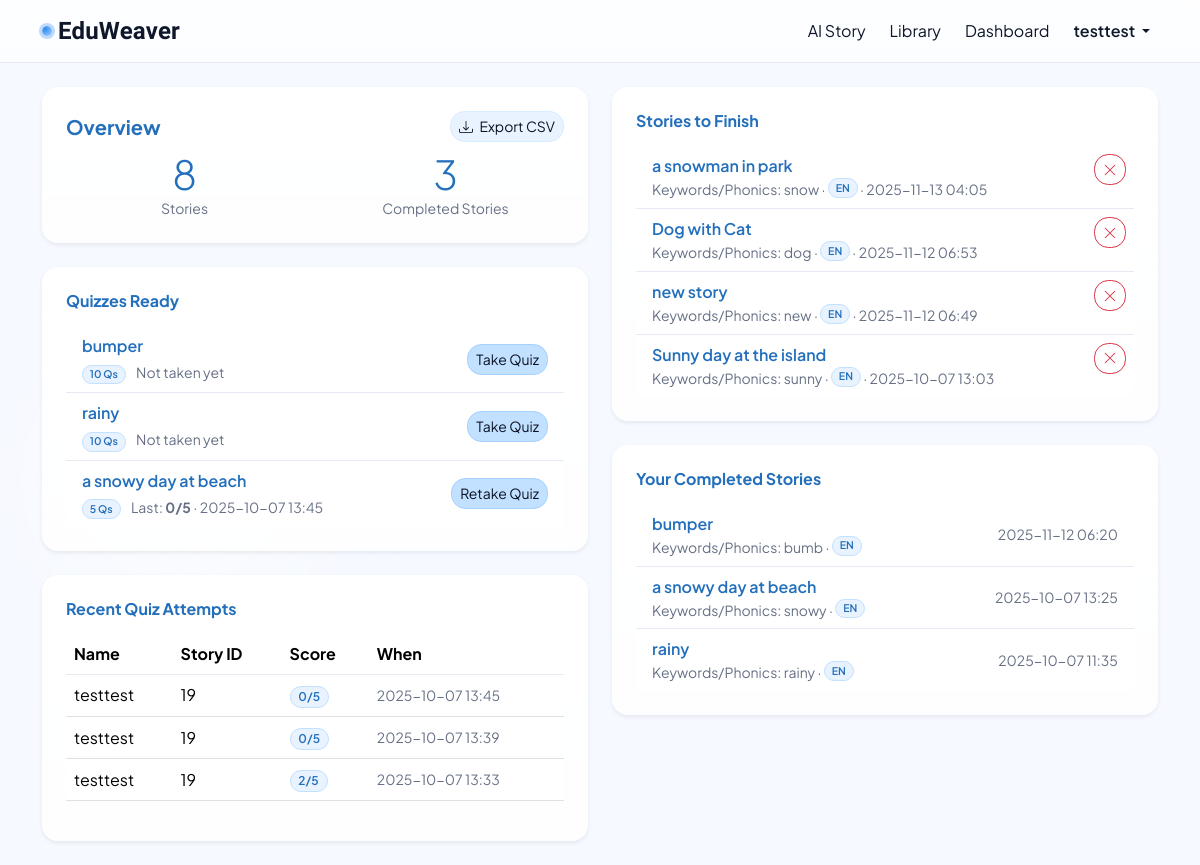
The page /dashboard (signed in) on the database as committed earlier.
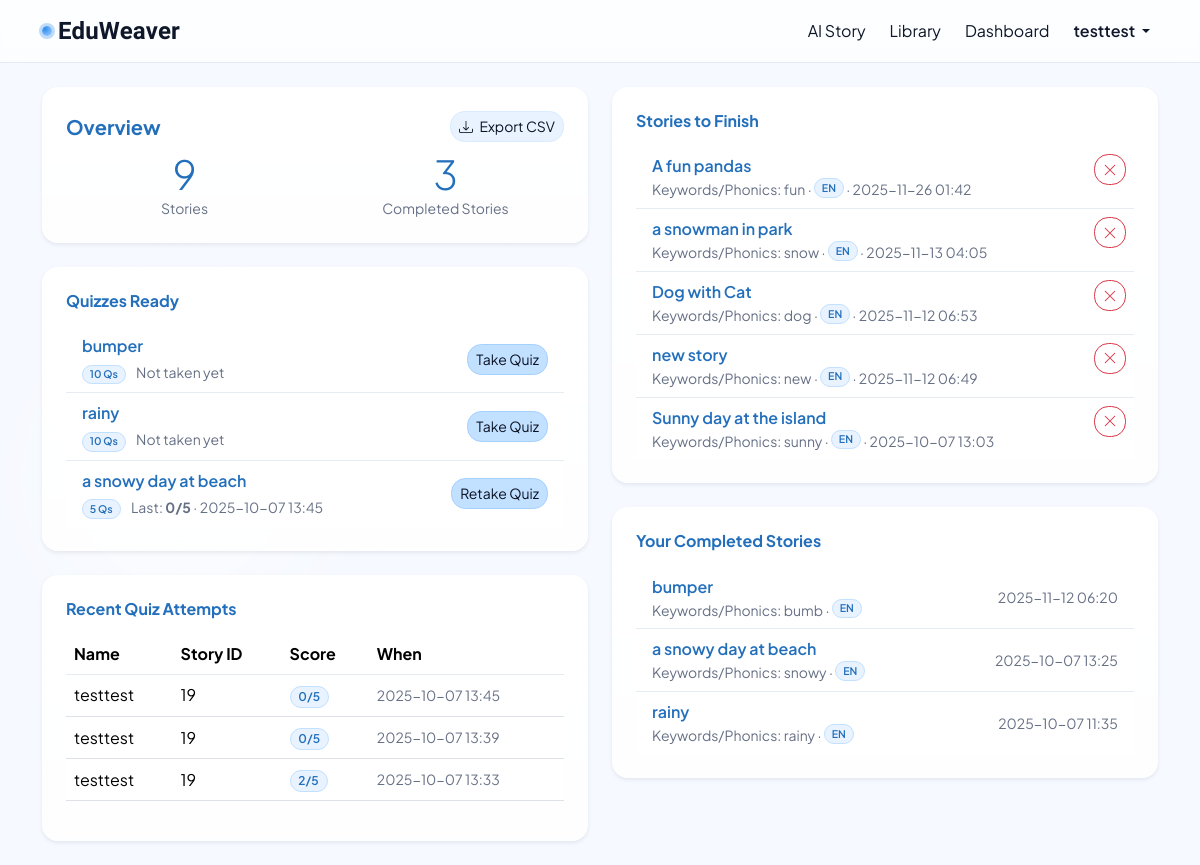
The same page on the database as committed later.
### tables this page shows
CREATE TABLE stories (
            id INTEGER PRIMARY KEY AUTOINCREMENT,
            title TEXT NOT NULL,
            slug TEXT NOT NULL UNIQUE,
            prompt TEXT NOT NULL,
            language TEXT DEFAULT 'en',
            level TEXT DEFAULT 'phonics',
            content TEXT NOT NULL,
            visuals TEXT,
            created_at TEXT DEFAULT (DATETIME('now')),
            author_name TEXT DEFAULT 'guest'
        );

CREATE TABLE quiz_attempts (
            id INTEGER PRIMARY KEY AUTOINCREMENT,
            story_id INTEGER NOT NULL,
            taker_name TEXT DEFAULT 'guest',
            score INTEGER DEFAULT 0,
            total INTEGER DEFAULT 0,
            detail_json TEXT,
            created_at TEXT DEFAULT (DATETIME('now')),
            FOREIGN KEY (story_id) REFERENCES stories(id) ON DELETE CASCADE
        );

CREATE TABLE finish_drafts (
            id INTEGER PRIMARY KEY AUTOINCREMENT,
            seed_prompt TEXT NOT NULL,
            partial_text TEXT NOT NULL,
            learner_name TEXT DEFAULT 'guest',
            completion_text TEXT,
            language TEXT DEFAULT 'en',
            created_at TEXT DEFAULT (DATETIME('now'))
        , visual_url TEXT);

### app.py (the view)
@app.get("/dashboard")
@login_required
def dashboard():
    db = get_db()
    learner = g.current_user["username"]
    story_count = db.execute(
        "SELECT COUNT(*) AS c FROM stories WHERE author_name = ?",
        (learner,)
    ).fetchone()["c"]
    completed_count = db.execute(
        """
        SELECT COUNT(*) AS c
        FROM finish_drafts
        WHERE learner_name = ?
          AND completion_text IS NOT NULL
          AND TRIM(completion_text) <> ''
        """,
        (learner,)
    ).fetchone()["c"]
    unfinished_drafts = db.execute(
        """
        SELECT
          fd.id,
          fd.seed_prompt,
          fd.created_at,
          fd.language,
          (
            SELECT s.title
            FROM stories s
            WHERE s.prompt = fd.seed_prompt
              AND s.author_name = fd.learner_name
              AND s.language = fd.language
            ORDER BY datetime(s.created_at) DESC
            LIMIT 1
          ) AS story_title
        FROM finish_drafts fd
        WHERE fd.learner_name = ?
          AND (fd.completion_text IS NULL OR TRIM(fd.completion_text) = '')
        ORDER BY datetime(fd.created_at) DESC
        LIMIT 25
        """,
        (learner,)
    ).fetchall()
    completed_drafts = db.execute(
        """
        SELECT
          fd.id,
          fd.seed_prompt,
          fd.created_at,
          fd.language,
          (
            SELECT s.title
            FROM stories s
            WHERE s.prompt = fd.seed_prompt
              AND s.author_name = fd.learner_name
              AND s.language = fd.language
            ORDER BY datetime(s.created_at) DESC
            LIMIT 1
          ) AS story_title
        FROM finish_drafts fd
        WHERE fd.learner_name = ?
          AND fd.completion_text IS NOT NULL
          AND TRIM(completion_text) <> ''
        ORDER BY datetime(fd.created_at) DESC
        LIMIT 25
        """,
        (learner,)
    ).fetchall()
    attempts = db.execute(
        """
        SELECT * FROM quiz_attempts
        WHERE taker_name = ?
        ORDER BY datetime(created_at) DESC
        LIMIT 25
        """,
        (learner,)
    ).fetchall()
    quizzes_ready = db.execute(
        """
        SELECT
          s.id,
          s.title,
          s.slug,
          s.created_at,
          (SELECT COUNT(*) FROM quiz_questions qq WHERE qq.story_id = s.id) AS qcount,
          (SELECT qa.score
             FROM quiz_attempts qa
            WHERE qa.story_id = s.id AND qa.taker_name = ?
            ORDER BY datetime(qa.created_at) DESC
            LIMIT 1) AS last_score,
          (SELECT qa.total
             FROM quiz_attempts qa
            WHERE qa.story_id = s.id AND qa.taker_name = ?
            ORDER BY datetime(qa.created_at) DESC
            LIMIT 1) AS last_total,
          (SELECT qa.created_at
             FROM quiz_attempts qa
            WHERE qa.story_id = s.id AND qa.taker_name = ?
            ORDER BY datetime(qa.created_at) DESC
            LIMIT 1) AS last_when
        FROM stories s
        WHERE s.author_name = ?
          AND EXISTS (SELECT 1 FROM quiz_questions qq WHERE qq.story_id = s.id)
        ORDER BY datetime(s.created_at) DESC
        LIMIT 25
        """,
        (learner, learner, learner, learner)
    ).fetchall()
    return render_template(
        "dashboard.html",
        story_count=story_count,
        finish_count=completed_count,
        attempts=attempts,
        unfinished_drafts=unfinished_drafts,
        completed_drafts=completed_drafts,
        quizzes_ready=quizzes_ready,
    )

### app.py (called while the page is built)
def dict_factory(cursor, row):
    d = {}
    for idx, col in enumerate(cursor.description):
        d[col[0]] = row[idx]
    return d

@app.template_filter('dt')
def format_dt(value, fmt="%Y-%m-%d %H:%M"):
    if value is None:
        return ""
    if isinstance(value, datetime):
        return value.strftime(fmt)
    try:
        s = str(value).strip().replace("Z", "")
        if "." in s:
            s = s.split(".", 1)[0]
        dt = datetime.fromisoformat(s)
        return dt.strftime(fmt)
    except Exception:
        return value

def get_db():
    if "db" not in g:
        conn = sqlite3.connect(DB_PATH)
        conn.row_factory = dict_factory
        g.db = conn
    return g.db

@app.before_request
def load_current_user():
    g.current_user = None
    uid = session.get("user_id")
    if uid:
        db = get_db()
        g.current_user = db.execute("SELECT * FROM users WHERE id = ?", (uid,)).fetchone()

@app.context_processor
def inject_user():
    return {"current_user": g.get("current_user")}

### templates/dashboard.html (shortened to what the changed rows need)
{% extends "base.html" %}
{% block content %}
<div class="row g-4">
  <div class="col-lg-6">
    <div class="card border-0 shadow-sm rounded-4 lp-card-modern">
      <div class="card-body p-4">
        <div class="row text-center">
          <div class="col-6">
            <div class="display-6 lp-metric">{{ story_count }}</div>
            <div class="text-secondary small">Stories</div>
          </div>
        </div>
      </div>
    </div>
    <div class="card border-0 shadow-sm rounded-4 mt-4 lp-card-modern">
      <div class="card-body p-4">
        <ul class="list-group list-group-flush">
          {% for q in quizzes_ready %}
            <li class="list-group-item d-flex justify-content-between align-items-center lp-list-item">
              <div class="me-3">
                <a class="text-decoration-none fw-semibold lp-link" href="{{ url_for('quiz_take', slug=q.slug) }}">
                  {{ q.title }}
                </a>
                <div class="small text-secondary mt-1">
                  <span class="badge rounded-pill lp-badge-soft me-2">{{ q.qcount }} Qs</span>
                  {% if q.last_score is not none and q.last_total is not none %}
                    Last: <strong>{{ q.last_score }}/{{ q.last_total }}</strong>
                    {% if q.last_when %} · {{ q.last_when|dt("%Y-%m-%d %H:%M") }}{% endif %}
                  {% else %}
                    Not taken yet
                  {% endif %}
                </div>
              </div>
              <a class="btn btn-sm btn-sky" href="{{ url_for('quiz_take', slug=q.slug) }}">
                {% if q.last_score is not none %}Retake{% else %}Take{% endif %} Quiz
              </a>
            </li>
          {% else %}
            <li class="list-group-item text-secondary">No quizzes yet. Generate a worksheet from a story.</li>
          {% endfor %}
        </ul>
      </div>
    </div>
    <div class="card border-0 shadow-sm rounded-4 mt-4 lp-card-modern">
      <div class="card-body p-4">
        <div class="table-responsive">
          <table class="table align-middle">
            <thead class="lp-table-head">
              <tr>
                <th>Name</th>
                <th>Story ID</th>
                <th>Score</th>
                <th>When</th>
              </tr>
            </thead>
            <tbody>
              {% for a in attempts %}
                <tr>
                  <td>{{ a.taker_name }}</td>
                  <td>{{ a.story_id }}</td>
                  <td><span class="badge rounded-pill lp-badge-soft">{{ a.score }}/{{ a.total }}</span></td>
                  <td class="small text-secondary">{{ a.created_at|dt("%Y-%m-%d %H:%M") }}</td>
                </tr>
              {% else %}
                <tr><td colspan="4" class="text-secondary">No attempts yet.</td></tr>
              {% endfor %}
            </tbody>
          </table>
        </div>
      </div>
    </div>
  </div>
  <div class="col-lg-6">
    <div class="card border-0 shadow-sm rounded-4 lp-card-modern">
      <div class="card-body p-4">
        <ul class="list-group list-group-flush">
          {% for d in unfinished_drafts %}
            <li class="list-group-item position-relative lp-list-item">
              <button type="button"
                      class="btn btn-sm btn-outline-danger position-absolute top-0 end-0 m-2"
                      data-del-finish
                      data-draft-id="{{ d.id }}"
                      data-title="{{ (d.story_title or 'Untitled Story')|e }}"
                      title="Delete this draft">
                <i class="bi bi-x-lg"></i>
              </button>
              <div class="me-3 pe-4">
                <a class="text-decoration-none fw-semibold lp-link" href="{{ url_for('finish_view', draft_id=d.id) }}">
                  {{ d.story_title or 'Untitled Story' }}
                </a>
                <div class="small text-secondary">
                  Keywords/Phonics: {{ d.seed_prompt[:60] }}{% if d.seed_prompt|length > 60 %}…{% endif %}
                  · <span class="badge rounded-pill lp-badge-lang align-text-bottom">{{ d.language|upper }}</span>
                  · {{ d.created_at|dt("%Y-%m-%d %H:%M") }}
                </div>
              </div>
            </li>
          {% else %}
            <li class="list-group-item text-secondary">Nothing to finish. Nice!</li>
          {% endfor %}
        </ul>
      </div>
    </div>
    <div class="card border-0 shadow-sm rounded-4 mt-4 lp-card-modern">
      <div class="card-body p-4">
        <ul class="list-group list-group-flush">
          {% for d in completed_drafts %}
            <li class="list-group-item d-flex justify-content-between align-items-center lp-list-item">
              <div class="me-3">
                <a class="text-decoration-none fw-semibold lp-link" href="{{ url_for('finish_view', draft_id=d.id) }}">
                  {{ d.story_title or 'Untitled Story' }}
                </a>
                <div class="small text-secondary">
                  Keywords/Phonics: {{ d.seed_prompt[:60] }}{% if d.seed_prompt|length > 60 %}…{% endif %}
                  · <span class="badge rounded-pill lp-badge-lang align-text-bottom">{{ d.language|upper }}</span>
                </div>
              </div>
              <span class="small text-secondary">{{ d.created_at|dt("%Y-%m-%d %H:%M") }}</span>
            </li>
          {% else %}
            <li class="list-group-item text-secondary">No completed stories yet.</li>
          {% endfor %}
        </ul>
      </div>
    </div>
  </div>
</div>
{% endblock %}

Rows that differ between the two databases and show on the page:
added finish_drafts: story_title "A fun pandas", seed_prompt "fun", language "EN", created_at|dt "2025-11-26 01:42", shown under "Stories to Finish"
Other text that changed with them:
{{ story_count }}: "8" → "9"
